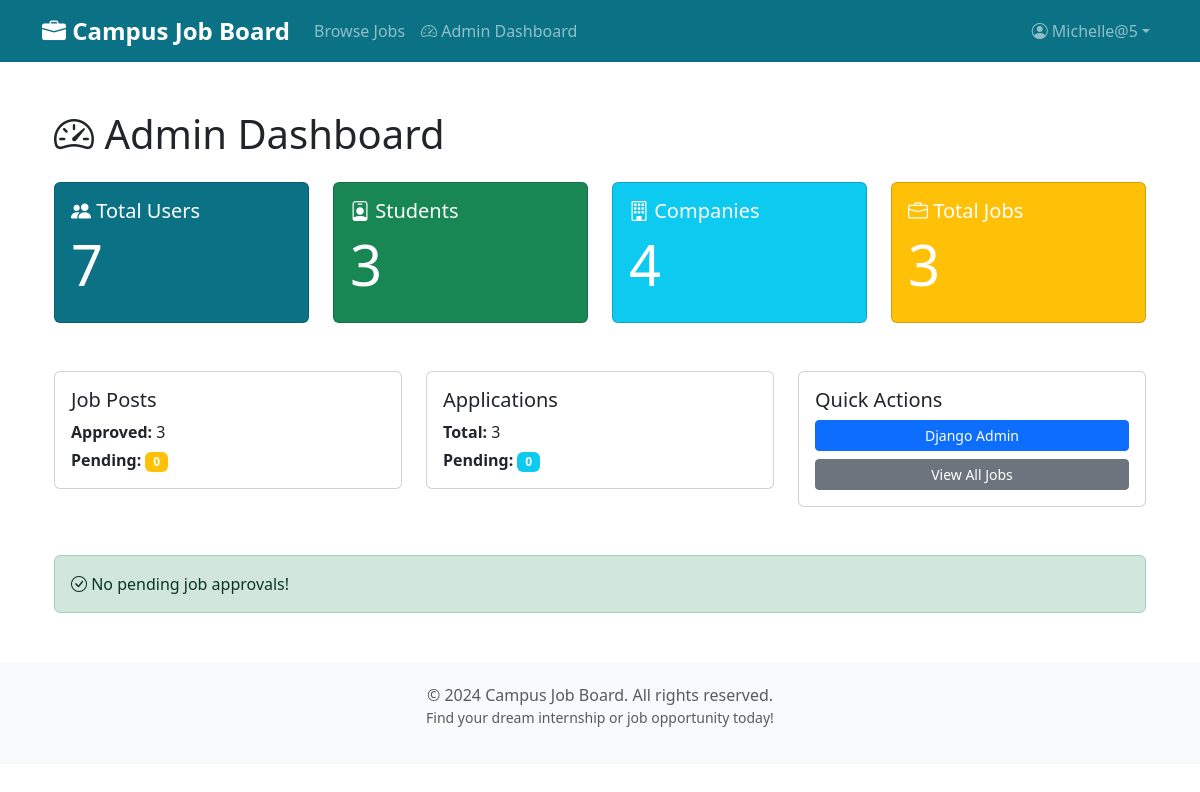
The app's page /dashboards/admin/ (signed in), older data.
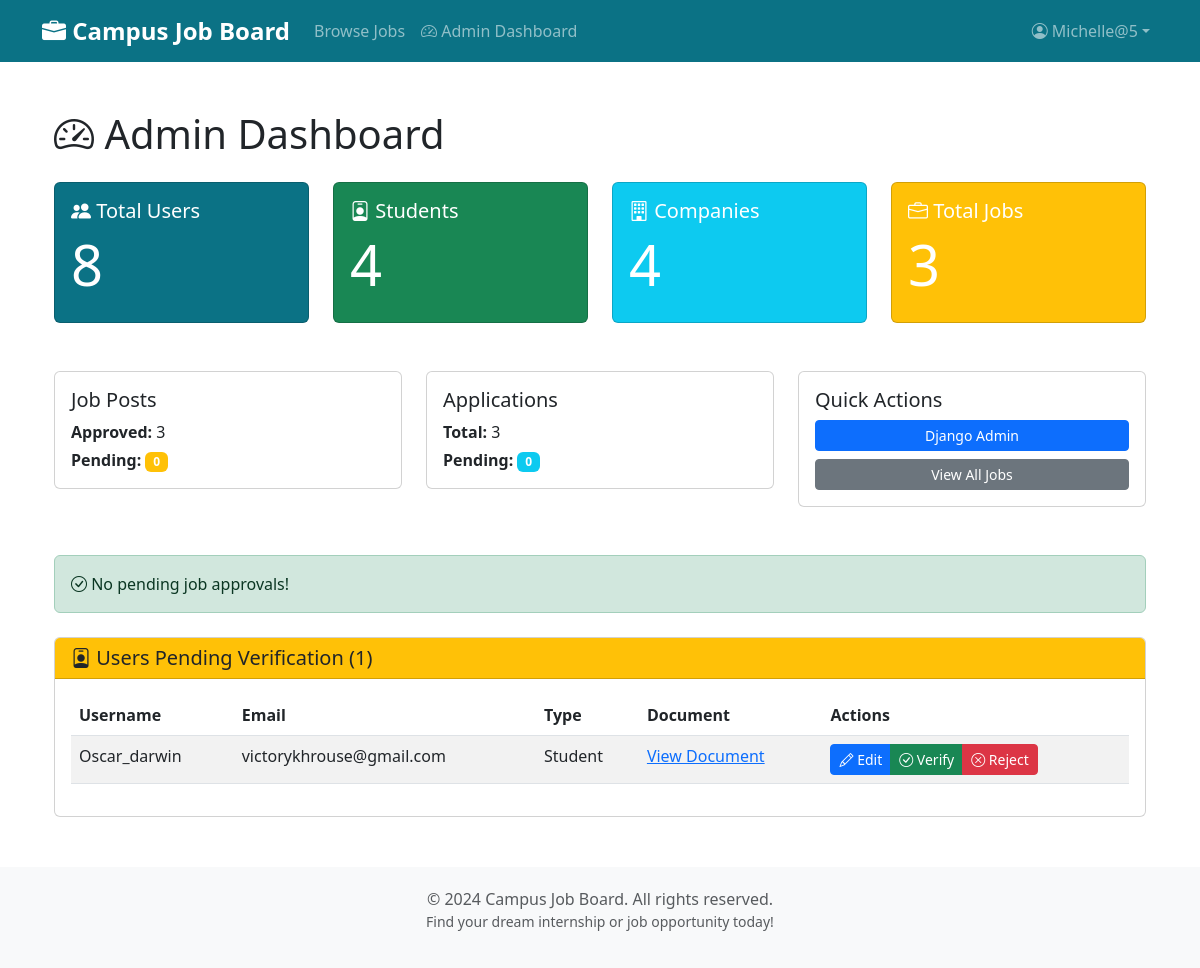
The same page, newer data.
### users/models.py (models this page shows, shortened)
class CustomUser(AbstractUser):
    is_company = models.BooleanField(
        default=False,
        help_text="Designates whether this user is a company/employer")
    id_document = models.FileField(
        upload_to='user_ids/',
        null=True,
        blank=True,
        help_text='Upload an identification document (image or PDF) for verification')
    institution = models.CharField(
        max_length=255,
        help_text='Enter your school or company name for verification',
        null=True,
        blank=True
    )
    PENDING = 'P'
    VERIFIED = 'V'
    REJECTED = 'R'
    VERIFICATION_STATUS_CHOICES = [
        (PENDING, 'Pending'),
        (VERIFIED, 'Verified'),
        (REJECTED, 'Rejected'),
    ]
    verification_status = models.CharField(
        max_length=1,
        choices=VERIFICATION_STATUS_CHOICES,
        default=PENDING,
        help_text='Status of identity verification')

### jobs/views.py (the view)
# urls.py: path('dashboards/admin/', views.admin_dashboard, name='admin_dashboard'),
@login_required
@user_passes_test(lambda u: u.is_superuser)
def admin_dashboard(request):
    total_users = CustomUser.objects.count()
    total_students = CustomUser.objects.filter(is_company=False).count()
    total_companies = CustomUser.objects.filter(is_company=True).count()
    total_jobs = JobPost.objects.count()
    approved_jobs = JobPost.objects.filter(is_approved=True).count()
    pending_jobs = JobPost.objects.filter(is_approved=False).count()
    total_applications = Application.objects.count()
    pending_applications = Application.objects.filter(status='P').count()
    unapproved_jobs = JobPost.objects.filter(
        is_approved=False).select_related('company')
    unverified_users = CustomUser.objects.exclude(verification_status__in=[CustomUser.VERIFIED, CustomUser.REJECTED])
    context = {
        'total_users': total_users,
        'total_students': total_students,
        'total_companies': total_companies,
        'total_jobs': total_jobs,
        'approved_jobs': approved_jobs,
        'pending_jobs': pending_jobs,
        'total_applications': total_applications,
        'pending_applications': pending_applications,
        'unapproved_jobs': unapproved_jobs,
        'unverified_users': unverified_users,
    }
    return render(request, 'jobs/admin_dashboard.html', context)

### jobs/context_processors.py (called while the page is built)
def notification_counts(request):
    company_unread = 0
    applicant_unread = 0
    user = getattr(request, 'user', None)
    if user and user.is_authenticated:
        try:
            if getattr(user, 'is_company', False):
                company_unread = Application.objects.filter(
                    job__company=user, company_unread=True).count()
            else:
                applicant_unread = Application.objects.filter(
                    applicant=user, applicant_unread=True).count()
        except Exception:
            company_unread = 0
            applicant_unread = 0
    return {
        'company_unread_count': company_unread,
        'applicant_unread_count': applicant_unread,
    }

### jobs/templates/jobs/admin_dashboard.html (shortened to what the changed rows need)
{% extends 'base.html' %}
{% load static %}
{% block content %}
<div class="container my-5">
    <h1 class="mb-4"><i class="bi bi-speedometer2"></i> Admin Dashboard</h1>
    <div class="row g-4 mb-5">
        <div class="col-md-3">
            <div class="card bg-primary text-white h-100">
                <div class="card-body">
                    <h5 class="card-title"><i class="bi bi-people-fill"></i> Total Users</h5>
                    <h2 class="display-4">{{ total_users }}</h2>
                </div>
            </div>
        </div>
        <div class="col-md-3">
            <div class="card bg-success text-white h-100">
                <div class="card-body">
                    <h5 class="card-title"><i class="bi bi-person-badge"></i> Students</h5>
                    <h2 class="display-4">{{ total_students }}</h2>
                </div>
            </div>
        </div>
        <div class="col-md-3">
            <div class="card bg-info text-white h-100">
                <div class="card-body">
                    <h2 class="display-4">{{ total_companies }}</h2>
                </div>
            </div>
        </div>
        <div class="col-md-3">
            <div class="card bg-warning text-white h-100">
                <div class="card-body">
                    <h2 class="display-4">{{ total_jobs }}</h2>
                </div>
            </div>
        </div>
    </div>
    {% if unverified_users %}
    <div class="card mt-4">
        <div class="card-header bg-warning">
            <h5 class="mb-0"><i class="bi bi-person-badge"></i> Users Pending Verification ({{ unverified_users.count }})</h5>
        </div>
        <div class="card-body">
            <div class="table-responsive">
                <table class="table table-striped">
                    <thead>
                        <tr>
                            <th>Username</th>
                            <th>Email</th>
                            <th>Type</th>
                            <th>Document</th>
                            <th>Actions</th>
                        </tr>
                    </thead>
                    <tbody>
                        {% for u in unverified_users %}
                        <tr>
                            <td>{{ u.username }}</td>
                            <td>{{ u.email }}</td>
                            <td>{% if u.is_company %}Company{% else %}Student{% endif %}</td>
                            <td>
                                {% if u.id_document %}
                                    <a href="{{ u.id_document.url }}" target="_blank">View Document</a>
                                {% else %}
                                    <span class="text-muted">No document</span>
                                {% endif %}
                            </td>
                            <td>
                                {% if u.verification_status == 'V' %}
                                    <div class="alert alert-success mb-0 py-2">
                                        <i class="bi bi-check-circle-fill"></i> Account Verified
                                    </div>
                                {% elif u.verification_status == 'R' %}
                                    <div class="alert alert-danger mb-0 py-2">
                                        <i class="bi bi-x-circle-fill"></i> Account Rejected
                                    </div>
                                {% else %}
                                    <div class="btn-group">
                                        <a href="/admin/users/customuser/{{ u.pk }}/change/" class="btn btn-sm btn-primary">
                                            <i class="bi bi-pencil"></i> Edit
                                        </a>
                                        <a href="{% url 'users:verify_user' u.pk 'V' %}" class="btn btn-sm btn-success">
                                            <i class="bi bi-check-circle"></i> Verify
                                        </a>
                                        <a href="{% url 'users:verify_user' u.pk 'R' %}" class="btn btn-sm btn-danger">
                                            <i class="bi bi-x-circle"></i> Reject
                                        </a>
                                    </div>
                                {% endif %}
                            </td>
                        </tr>
                        {% endfor %}
                    </tbody>
                </table>
            </div>
        </div>
    </div>
    {% endif %}
</div>
{% endblock %}

Row changes from the older to the newer data that the page shows:
added CustomUser: username "Oscar_darwin", email "victorykhrouse@gmail.com", is_company "Student"
Text that changed along with them:
{{ total_users }}: "7" → "8"
{{ total_students }}: "3" → "4"
{{ unverified_users.count }}: (not shown) → "1"
text now shown: "Users Pending Verification ( ) Username Email Type Document Actions"
